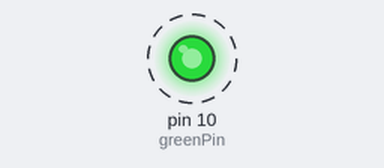
This program was run on a simulated Arduino Nano, built with avr-gcc and run on an emulated ATmega328P. Parts: output pins drawn as LEDs (lit = HIGH). Dashed ring = blinking.

Above: at 0.05 s.
Timing chart, 0 to 4.6 s (numbered marks = the images above):
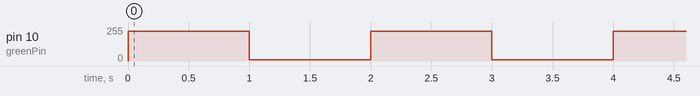

Measured:
- by itself, pin 10 (greenPin): alternates 225/255 for 1.0 s and 10/255 for 1.0 s

The program:

main.cpp
```cpp
#include <stdio.h>
#include <stdlib.h>
#include <Arduino.h>

int greenPin = 10;

void setup()
{
  pinMode(greenPin, OUTPUT);
}

void loop()
{
  analogWrite(greenPin, 225);
  delay(1000);
  analogWrite(greenPin, 10);
  delay(1000);
}
```
